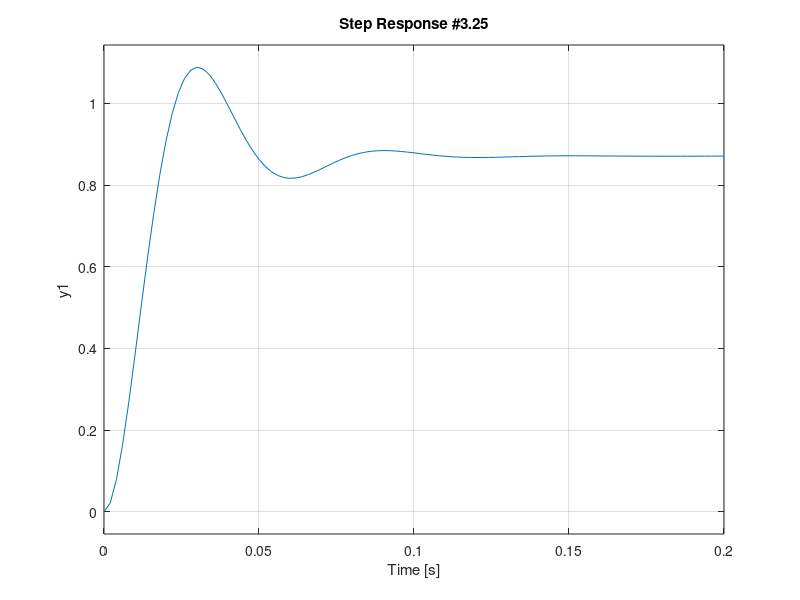

The MATLAB source for this figure:
a = 67;
K = 113.079;

num = [100*K];
den = [1 25+a 25*a+100*K];

sys = tf(num, den);
step(sys); grid on;
title('Step Response #3.25')